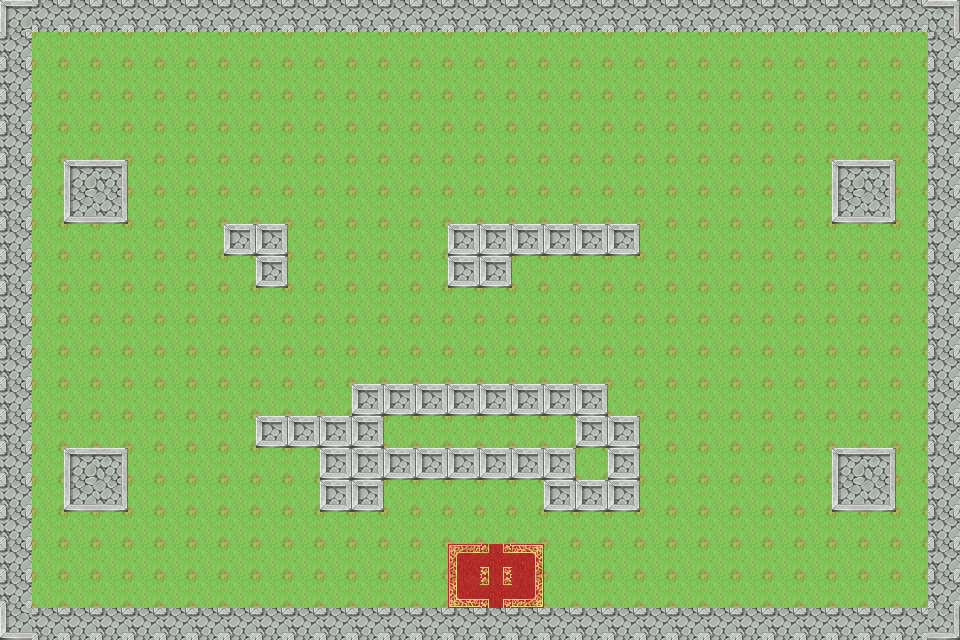

Below is a game level as drawn by its tile map, then a one-line description and the .tmx that defines it (tile-layer data replaced by summaries):
An orthogonal 30x20 tile map with 32x32 px tiles, 3 tile layers (bg, main, tools) and 2 objects (npc1, player).

<map version="1.2" tiledversion="1.2.1" orientation="orthogonal" renderorder="right-down" width="30" height="20" tilewidth="32" tileheight="32" infinite="0" nextlayerid="5" nextobjectid="3">
 <tileset firstgid="1" name="TileA2" tilewidth="32" tileheight="32" tilecount="192" columns="16">
  <image source="TileA2.png" width="512" height="384" />
 </tileset>
 <layer id="1" name="bg" width="30" height="20">
  <data>[600 cells, 600 non-empty, 1 distinct tile ids]</data>
 </layer>
 <layer id="2" name="main" width="30" height="20">
  <data>[600 cells, 151 non-empty, 6 distinct tile ids]</data>
 </layer>
 <layer id="3" name="tools" width="30" height="20">
  <data>[600 cells, 6 non-empty, 5 distinct tile ids]</data>
 </layer>
 <objectgroup id="4" name="object">
  <object id="1" name="npc1" x="488" y="102" width="14" height="18" />
  <object id="2" name="player" x="484" y="482" width="22" height="23" />
 </objectgroup>
</map>
